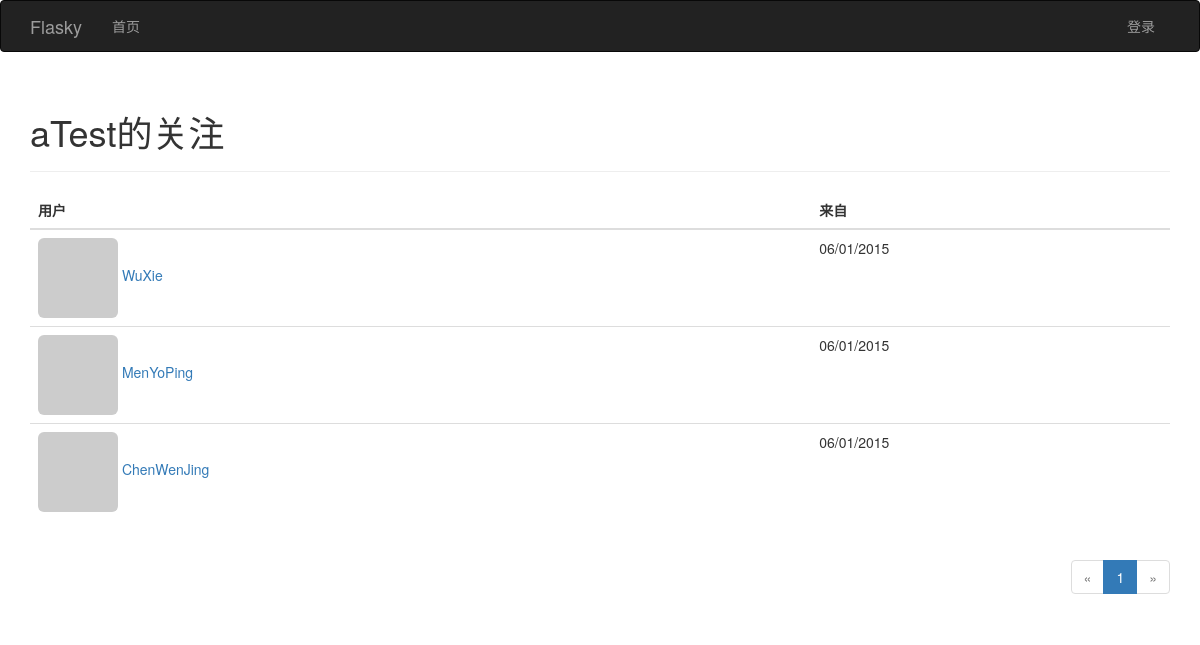
Page /followed-by/aTest on the committed database.
### app/models.py (models this page shows, shortened)
class User(UserMixin, db.Model):
              __tablename__ = 'users'                                       #表名 users
              id = db.Column(db.Integer, primary_key=True)                  #列名 id
              email = db.Column(db.String(64), unique=True, index=True)     #列名 email （用户使用电子邮件进行登录）
              username = db.Column(db.String(64), unique=True, index=True)  #列名 username
              role_id = db.Column(db.Integer, db.ForeignKey('roles.id'))
              password_hash = db.Column(db.String(128))                     #列名: 密码哈希散列
              confirmed = db.Column(db.Boolean, default=False)              #列名: 注册用户确认 (1表示已验证, 0表示没有验证)
              name = db.Column(db.String(64))                               #列名: 真实姓名
              location = db.Column(db.String(64))                           #列名: 所在地
              about_me = db.Column(db.Text())                               #列名: 自我介绍
              member_since = db.Column(db.DateTime(), default=datetime.utcnow)  #列名: 注册日期
              last_seen = db.Column(db.DateTime(), default=datetime.utcnow)     #列名: 最后访问日期
              avatar_hash = db.Column(db.String(32))  #Gravatar头像生成的MD5值
              posts = db.relationship('Post', backref='author', lazy='dynamic') #外链到posts文章表
              followed = db.relationship('Follow',
                                         foreign_keys=[Follow.follower_id],             #foreign_keys参数指定外键,防止外键间的歧义
                                         backref=db.backref('follower', lazy='joined'), #lazy='joined'  加载记录,但使用联结
                                         lazy='dynamic',                                #lazy='dynamic' 不加载记录，但提供加载记录的查询
                                         cascade='all, delete-orphan')                  #启用所有默认层叠选项,而且删除孤儿记录
              followers = db.relationship('Follow',
                                          foreign_keys=[Follow.followed_id],
                                          backref=db.backref('followed', lazy='joined'),
                                          lazy='dynamic',
                                          cascade='all, delete-orphan')
              comments = db.relationship('Comment', backref='author', lazy='dynamic')
              @property  #@property作用是将方法函数变成了属性
              def password(self):
                            '''  password的只读属性(如果试图读取password属性的值,则会返回错误)  '''
                            raise AttributeError('password is not a readable attribute')
              def gravatar(self, size=100, default='identicon', rating='g'):
                            if request.is_secure:
                                          url = 'https://secure.gravatar.com/avatar'
                            else:
                                          url = 'http://www.gravatar.com/avatar'
                            hash = self.avatar_hash or hashlib.md5(self.email.encode('utf-8')).hexdigest()
                            return '{url}/{hash}?s={size}&d={default}&r={rating}'.format(url=url, hash=hash, size=size, default=default, rating=rating)
              ''' 使用: python manage.py shell
                       User.generate_fake(100)
              '''

class Follow(db.Model):
              __tablename__ = 'follows'
              follower_id = db.Column(db.Integer, db.ForeignKey('users.id'), primary_key=True) #自己     (左边)
              followed_id = db.Column(db.Integer, db.ForeignKey('users.id'), primary_key=True) #关注了谁 (右边)
              timestamp = db.Column(db.DateTime, default=datetime.utcnow) #日期时间

### app/main/views.py (the view)
@main.route('/followed-by/<username>')
def followed_by(username):
    user = User.query.filter_by(username=username).first()
    if user is None:
        flash(u'用户不存在')
        return redirect(url_for('.index'))
    page = request.args.get('page', 1, type=int)
    pagination = user.followed.paginate(
        page, per_page=current_app.config['FLASKY_FOLLOWERS_PER_PAGE'],
        error_out=False)
    follows = [{'user': item.followed, 'timestamp': item.timestamp}
               for item in pagination.items]
    return render_template('followers.html', user=user, title=u'的关注',
                           endpoint='.followed_by', pagination=pagination,
                           follows=follows)

### app/auth/views.py (called while the page is built)
@auth.before_app_request
def before_request():
              ''' 2.更新已登录用户的访问时间 '''
              if current_user.is_authenticated():
                            current_user.ping()   #更新已登录用户的访问时间
                            if not current_user.confirmed \
                               and request.endpoint[:5] != 'auth.' \
                               and request.endpoint != 'static':
                                          return redirect(url_for('auth.unconfirmed'))

### app/main/__init__.py (called while the page is built)
@main.app_context_processor
def inject_permissions():
              return dict(Permission=Permission)

### app/main/views.py (called while the page is built)
@main.after_app_request
def after_request(response):
    for query in get_debug_queries():
        if query.duration >= current_app.config['FLASKY_SLOW_DB_QUERY_TIME']:
            current_app.logger.warning(
                'Slow query: %s\nParameters: %s\nDuration: %fs\nContext: %s\n'
                % (query.statement, query.parameters, query.duration,
                   query.context))
    return response

### app/models.py (called while the page is built)
              def can(self, permissions):
                            return False

### app/templates/followers.html (shortened to what this page needs)
{% extends "base.html" %}
{% import "_macros.html" as macros %}
{% block page_content %}
<div class="page-header">
<h1>{{ user.username }}{{ title }} </h1>
</div>
<table class="table table-hover followers">
<thead> <tr><th>用户</th> <th>来自</th></tr> </thead>
{% for follow in follows %}
{% if follow.user != user %}
<tr>
<td>
              <a href="{{ url_for('.user', username = follow.user.username)}}">
                            <img class="img-rounded" src="{{ follow.user.gravatar(size=32) }}">
                            {{ follow.user.username}}
              </a>
</td>
<td> {{ moment(follow.timestamp).format('L') }} </td>
</tr>
{% endif %}
{% endfor %}
</table>
<div class="pagination">
{{ macros.pagination_widget(pagination, endpoint, username = user.username )}}
</div>
{% endblock %}

### app/static/styles.css (style rules this page uses)
div.pagination { width: 100%; text-align: right; padding: 0px; margin: 0px; }

### rows in the picture
User: username "aTest"
User: user.username "WuXie"
Follow: timestamp "06/01/2015"
User: user.username "MenYoPing"
Follow: timestamp "06/01/2015"
User: user.username "ChenWenJing"
Follow: timestamp "06/01/2015"

### other values in the picture
{{ title }} "的关注"
{{ p }} "1"
